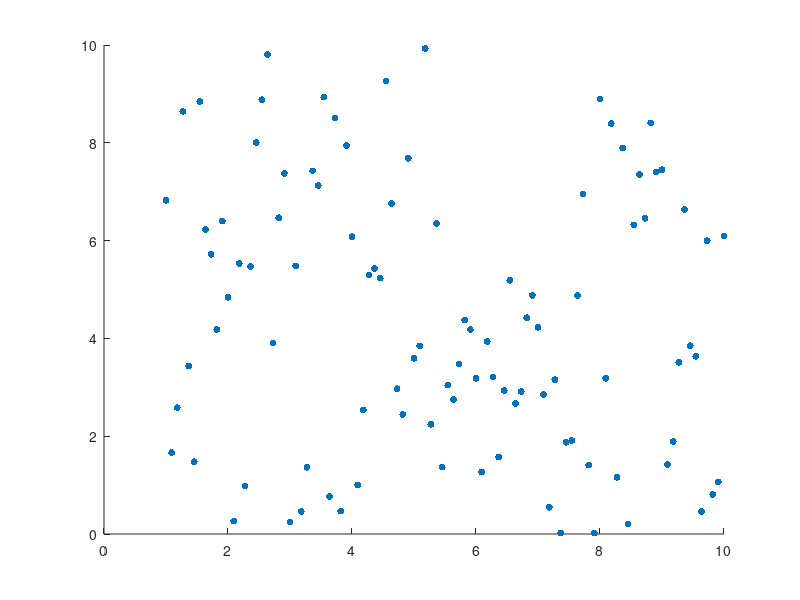

MATLAB code for this plot: (Note: this script raises an error after producing the figure.)
x=linspace(1,10,100)
y=rand(1,100)*10;
colors=[0 0.4470 0.7410
  0.8500 0.3250 0.0980
  0.9290 0.6940 0.1250
  0.4940 0.1840 0.5560
  0.4660 0.6740 0.1880
  0.3010 0.7450 0.9330
  0.6350 0.0780 0.1840
  0 1 1
  1 0 0
  1 1 0
  0 0 1
  0 1 0
  0 1 1
  0 0 0];
newcolors = {'#FF00','#F80','#FF0','#0B0','#00F','#50F','#A0F'};
%newcolors={'#FF00','#','#','#','#','#','#','#','#','#','#','#','#','#'}
for i=1:20
clf
scatter(x,y,25,colors(i,:),'filled','DisplayName',"hola")
waitforbuttonpress
c(1)=c(1)+0.05
end
legend show

%scatter(x,y,[],c,'filled')
